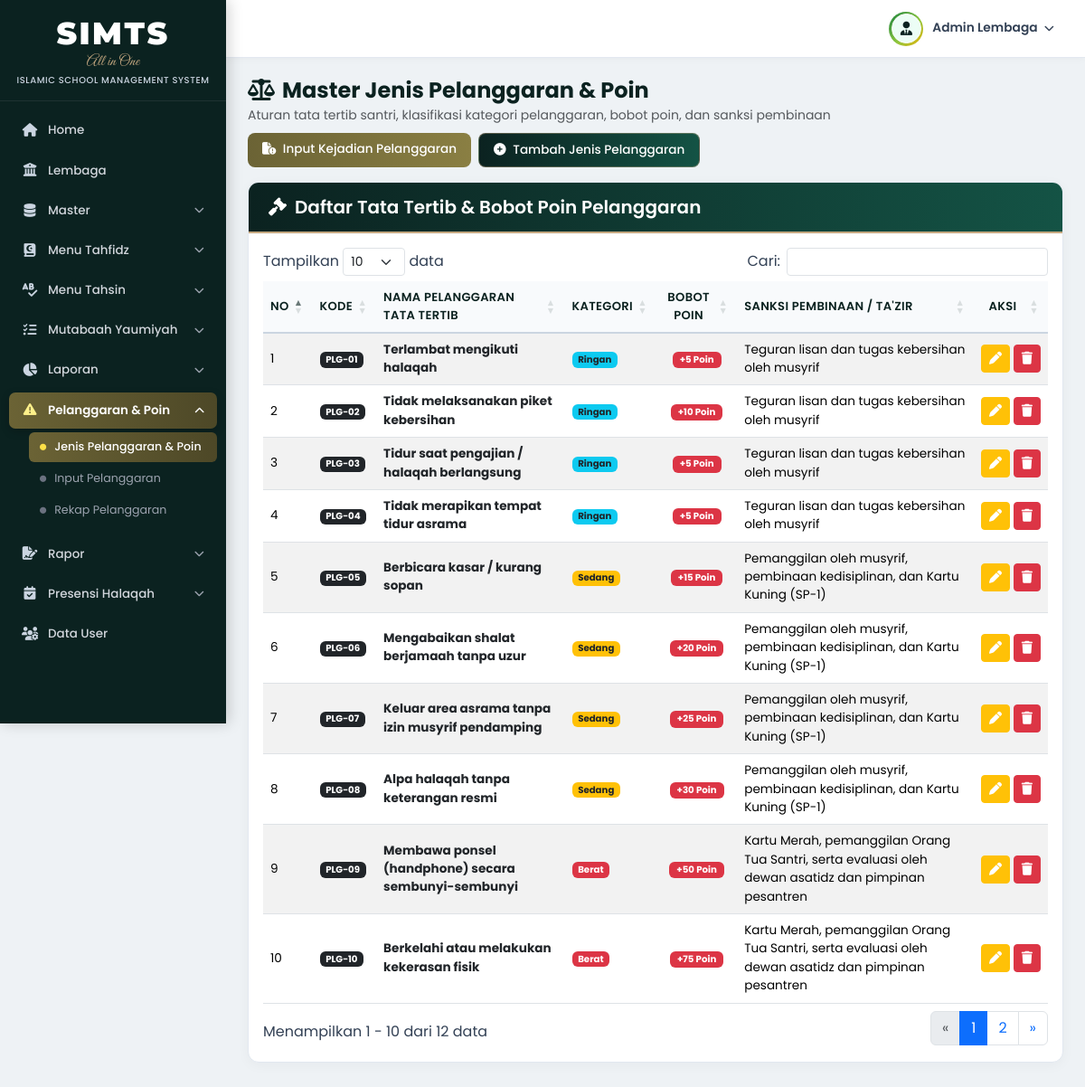
The page /modules/pelanggaran/jenis_pelanggaran.php (signed in) on the database its author committed.
### tables this page shows
CREATE TABLE `jenis_pelanggaran` (
  `id` INT AUTO_INCREMENT PRIMARY KEY,
  `kode_pelanggaran` VARCHAR(20) NOT NULL UNIQUE,
  `nama_pelanggaran` VARCHAR(150) NOT NULL,
  `kategori` ENUM('Ringan','Sedang','Berat') NOT NULL DEFAULT 'Ringan',
  `poin` INT NOT NULL DEFAULT 5,
  `sanksi_pembinaan` VARCHAR(200) NOT NULL,
  `created_at` TIMESTAMP DEFAULT CURRENT_TIMESTAMP
);

### config/koneksi.php (called while the page is built, shortened)
<?php
function e(?string $str): string
{
    return htmlspecialchars($str ?? '', ENT_QUOTES, 'UTF-8');
}

### modules/pelanggaran/jenis_pelanggaran.php (the view, shortened to what this page needs)
<?php
require_once __DIR__ . '/../../config/koneksi.php';
$res_jenis = mysqli_query($conn, "SELECT * FROM jenis_pelanggaran ORDER BY kode_pelanggaran ASC");
include __DIR__ . '/../../includes/header.php';
include __DIR__ . '/../../includes/sidebar.php';
?>
<div class="d-flex justify-content-between align-items-center mb-3 flex-wrap gap-2">
    <div>
        <h4 class="fw-bold mb-0" style="color:#0b2220;"><i class="fa-solid fa-scale-balanced me-2"></i>Master Jenis Pelanggaran &amp; Poin</h4>
        <small class="text-muted">Aturan tata tertib santri, klasifikasi kategori pelanggaran, bobot poin, dan sanksi pembinaan</small>
    </div>
    <div class="d-flex gap-2">
        <a href="pelanggaran_input.php" class="btn btn-gold-siata">
            <i class="fa-solid fa-file-circle-exclamation me-1"></i> Input Kejadian Pelanggaran
        </a>
        <button class="btn btn-siata" data-bs-toggle="modal" data-bs-target="#modalTambahJenis">
            <i class="fa-solid fa-plus-circle me-1"></i> Tambah Jenis Pelanggaran
        </button>
    </div>
</div>
<div class="card-siata">
    <div class="card-header-siata">
        <h5><i class="fa-solid fa-gavel"></i> Daftar Tata Tertib &amp; Bobot Poin Pelanggaran</h5>
    </div>
    <div class="p-3 table-responsive">
        <table class="table table-hover table-striped table-siata datatable-siata align-middle w-100">
            <thead>
                <tr>
                    <th>No</th>
                    <th>Kode</th>
                    <th>Nama Pelanggaran Tata Tertib</th>
                    <th>Kategori</th>
                    <th class="text-center">Bobot Poin</th>
                    <th>Sanksi Pembinaan / Ta'zir</th>
                    <th class="text-center">Aksi</th>
                </tr>
            </thead>
            <tbody>
                <?php $no = 1; while ($row = mysqli_fetch_assoc($res_jenis)): ?>
                <?php
                    $badge_kat = match ($row['kategori']) {
                        'Ringan' => 'bg-info text-dark',
                        'Sedang' => 'bg-warning text-dark',
                        default  => 'bg-danger'
                    };
                ?>
                <tr>
                    <td><?= $no++ ?></td>
                    <td><span class="badge bg-dark"><?= e($row['kode_pelanggaran']) ?></span></td>
                    <td class="fw-bold text-dark"><?= e($row['nama_pelanggaran']) ?></td>
                    <td><span class="badge <?= $badge_kat ?>"><?= e($row['kategori']) ?></span></td>
                    <td class="text-center"><span class="badge bg-danger px-2 py-1">+<?= (int) $row['poin'] ?> Poin</span></td>
                    <td><?= e($row['sanksi_pembinaan']) ?></td>
                    <td class="text-center text-nowrap">
                        <button type="button" class="btn btn-warning btn-sm text-white btn-edit-jenis"
                                data-jenis='<?= e(json_encode($row)) ?>'
                                data-bs-toggle="modal" data-bs-target="#modalEditJenis">
                            <i class="fa-solid fa-pen"></i>
                        </button>
                        <button type="button" class="btn btn-danger btn-sm btn-hapus-jenis"
                                data-id="<?= (int) $row['id'] ?>"
                                data-nama="<?= e($row['nama_pelanggaran']) ?>"
                                data-bs-toggle="modal" data-bs-target="#modalHapusJenis">
                            <i class="fa-solid fa-trash"></i>
                        </button>
                    </td>
                </tr>
                <?php endwhile; ?>
            </tbody>
        </table>
    </div>
</div>
<?php include __DIR__ . '/../../includes/footer.php'; ?>

### assets/css/style.css (style rules this page uses)
:root { --sidebar-width: 250px; --sidebar-bg: #0b2220; --siata-green-dark: #0b2220; --siata-green-mid: #145345; --sidebar-hover: rgba(255, 255, 255, 0.06); --sidebar-active-gradient: linear-gradient(90deg, #6b6335, #4d4827); --sidebar-gold: #c5a880; --topbar-height: 64px; --content-bg: #eef2f5; }
* { box-sizing: border-box; }
body { margin: 0; font-family: 'Poppins', sans-serif; background-color: var(--content-bg); color: #334155; overflow-x: hidden; }
.card-siata { background: #ffffff; border: 1px solid #e2e8f0; border-radius: 12px; box-shadow: 0 3px 14px rgba(15, 23, 42, 0.04); overflow: hidden; margin-bottom: 22px; }
.card-header-siata { background: linear-gradient(90deg, #0b2220 0%, #145345 100%); color: #ffffff; padding: 15px 22px; display: flex; align-items: center; justify-content: space-between; flex-wrap: wrap; gap: 10px; border-bottom: 2px solid #c5a880; }
.card-header-siata h5, .card-header-siata h6 { margin: 0; font-weight: 600; color: #ffffff; display: flex; align-items: center; gap: 9px; }
.btn-siata { background: linear-gradient(90deg, #0b2220, #145345); color: #ffffff; border: 1px solid rgba(197, 168, 128, 0.4); font-weight: 500; font-size: 0.85rem; border-radius: 8px; padding: 8px 16px; transition: all 0.2s; }
.btn-gold-siata { background: linear-gradient(90deg, #6b6335, #8a7f43); color: #ffffff; border: none; font-weight: 500; font-size: 0.85rem; border-radius: 8px; padding: 8px 16px; transition: all 0.2s; }
.table-siata thead th { background-color: #f8fafc; color: #0b2220; font-weight: 600; font-size: 0.82rem; text-transform: uppercase; letter-spacing: 0.3px; border-bottom: 2px solid #cbd5e1; vertical-align: middle; }
.table-siata tbody td { font-size: 0.85rem; vertical-align: middle; }

### rows shown on the page
jenis_pelanggaran: kode_pelanggaran "PLG-01", nama_pelanggaran "Terlambat mengikuti halaqah", kategori "Ringan", poin "5", sanksi_pembinaan "Teguran lisan dan tugas kebersihan oleh musyrif"
jenis_pelanggaran: kode_pelanggaran "PLG-02", nama_pelanggaran "Tidak melaksanakan piket kebersihan", kategori "Ringan", poin "10", sanksi_pembinaan "Teguran lisan dan tugas kebersihan oleh musyrif"
jenis_pelanggaran: kode_pelanggaran "PLG-03", nama_pelanggaran "Tidur saat pengajian / halaqah berlangsung", kategori "Ringan", poin "5", sanksi_pembinaan "Teguran lisan dan tugas kebersihan oleh musyrif"
jenis_pelanggaran: kode_pelanggaran "PLG-04", nama_pelanggaran "Tidak merapikan tempat tidur asrama", kategori "Ringan", poin "5", sanksi_pembinaan "Teguran lisan dan tugas kebersihan oleh musyrif"
jenis_pelanggaran: kode_pelanggaran "PLG-05", nama_pelanggaran "Berbicara kasar / kurang sopan", kategori "Sedang", poin "15", sanksi_pembinaan "Pemanggilan oleh musyrif, pembinaan kedisiplinan, dan Kartu Kuning (SP-1)"
jenis_pelanggaran: kode_pelanggaran "PLG-06", nama_pelanggaran "Mengabaikan shalat berjamaah tanpa uzur", kategori "Sedang", poin "20", sanksi_pembinaan "Pemanggilan oleh musyrif, pembinaan kedisiplinan, dan Kartu Kuning (SP-1)"
jenis_pelanggaran: kode_pelanggaran "PLG-07", nama_pelanggaran "Keluar area asrama tanpa izin musyrif pendamping", kategori "Sedang", poin "25", sanksi_pembinaan "Pemanggilan oleh musyrif, pembinaan kedisiplinan, dan Kartu Kuning (SP-1)"
jenis_pelanggaran: kode_pelanggaran "PLG-08", nama_pelanggaran "Alpa halaqah tanpa keterangan resmi", kategori "Sedang", poin "30", sanksi_pembinaan "Pemanggilan oleh musyrif, pembinaan kedisiplinan, dan Kartu Kuning (SP-1)"
jenis_pelanggaran: kode_pelanggaran "PLG-09", nama_pelanggaran "Membawa ponsel (handphone) secara sembunyi-sembunyi", kategori "Berat", poin "50", sanksi_pembinaan "Kartu Merah, pemanggilan Orang Tua Santri, serta evaluasi oleh dewan asatidz dan pimpinan pesantren"
jenis_pelanggaran: kode_pelanggaran "PLG-10", nama_pelanggaran "Berkelahi atau melakukan kekerasan fisik", kategori "Berat", poin "75", sanksi_pembinaan "Kartu Merah, pemanggilan Orang Tua Santri, serta evaluasi oleh dewan asatidz dan pimpinan pesantren"

### other values the page prints
$topbar_user_label "Admin Lembaga"
